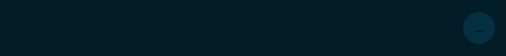
<?xml version="1.0" encoding="UTF-8"?>
<ui version="4.0">
 <class>Query_List_Item</class>
 <widget class="QWidget" name="Query_List_Item">
  <property name="geometry">
   <rect>
    <x>0</x>
    <y>0</y>
    <width>506</width>
    <height>56</height>
   </rect>
  </property>
  <property name="windowTitle">
   <string>Form</string>
  </property>
  <property name="styleSheet">
   <string notr="true">QWidget{
	background-color: #011C26;
	font: 13pt &quot;Helvetica&quot;;
}

QLabel {
	color: #F9F9F9;
}

QLabel#t_titel{
	font: bold
}

QToolButton {
    background-color: #032F40; 
    border-radius: 16px;       
    border: none;
    text-align: center;
}

QToolButton:hover {
    background-color: #314250; 
}

QToolButton:pressed {
    background-color: #1A252E;
}</string>
  </property>
  <layout class="QHBoxLayout" name="horizontalLayout">
   <item>
    <widget class="QLabel" name="t_titel">
     <property name="text">
      <string/>
     </property>
    </widget>
   </item>
   <item>
    <spacer name="horizontalSpacer">
     <property name="orientation">
      <enum>Qt::Orientation::Horizontal</enum>
     </property>
     <property name="sizeHint" stdset="0">
      <size>
       <width>40</width>
       <height>20</height>
      </size>
     </property>
    </spacer>
   </item>
   <item>
    <widget class="QToolButton" name="b_edit">
     <property name="minimumSize">
      <size>
       <width>32</width>
       <height>32</height>
      </size>
     </property>
     <property name="maximumSize">
      <size>
       <width>32</width>
       <height>32</height>
      </size>
     </property>
     <property name="text">
      <string>...</string>
     </property>
     <property name="icon">
      <iconset resource="resources.qrc">
       <normaloff>:/icons/icons/Mode edit.svg</normaloff>:/icons/icons/Mode edit.svg</iconset>
     </property>
    </widget>
   </item>
  </layout>
 </widget>
 <resources>
  <include location="resources.qrc"/>
 </resources>
 <connections/>
</ui>
